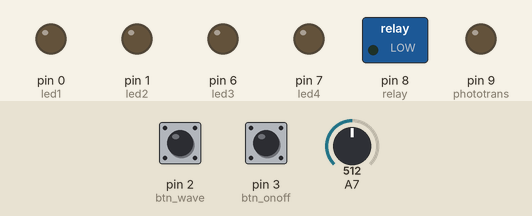
A sketch run on a simulated Arduino Nano, built with avr-gcc and run on an emulated ATmega328P. Shown: switched loads named in the sketch (green lamp = pin HIGH), output pins drawn as LEDs (lit = HIGH). The inputs (shaded band) are chosen by the test bench; at power-on: pin 3 (btn_onoff) HIGH, pin 2 (btn_wave) HIGH, A7 = 512. Pins used as bus, display or sensor lines are not drawn.

Above: at 1.2 s.
1.3 s: pin 3 (btn_onoff) pulled LOW for 0.15 s
At 1.38 s:
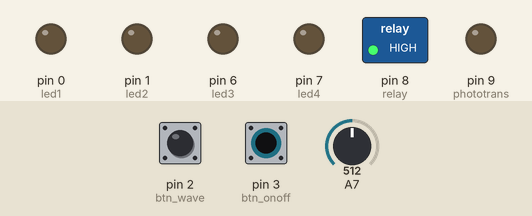
2.9 s: pin 2 (btn_wave) pulled LOW for 1 s
At 4.3 s:
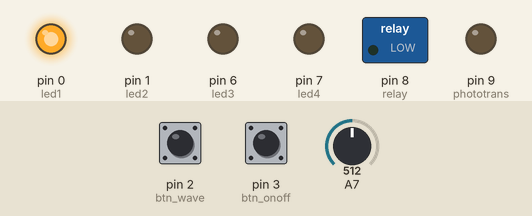
5.4 s: pin 3 (btn_onoff) pulled LOW for 1 s
At 6.2 s:
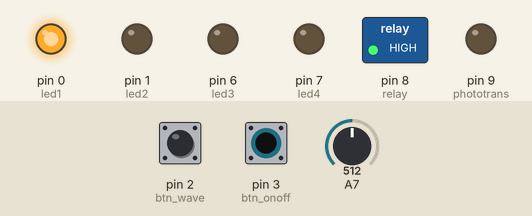
7.9 s: pin 2 (btn_wave) pulled LOW for 3.2 s
At 12.2 s:
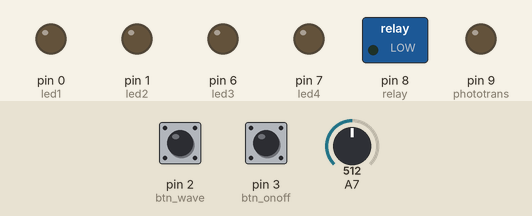
Timing chart, 0 to 13.6 s (numbered marks = the images above; inputs shaded):
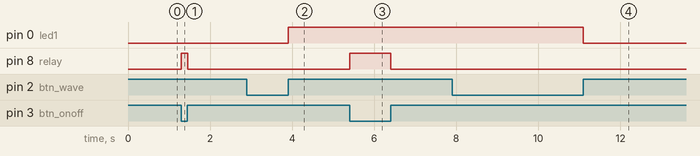

The sketch:

fastCOMP.ino
```cpp
#include <SPI.h>         // Remember this line!
#include <DAC_MCP49xx.h>
#include <math.h>
#include <EEPROM.h>


// The Arduino pin used for the slave select / chip select
#define SS_PIN 10

// Set up the DAC.
// First argument: DAC model (MCP4901, MCP4911, MCP4921)
// Second argument: SS pin (10 is preferred)
// (The third argument, the LDAC pin, can be left out if not used)
DAC_MCP49xx dac(DAC_MCP49xx::MCP4921, SS_PIN);

#define phototrans 9
#define relay 8
int delaytime = 20000;
#define led1 0
#define led2 1
#define led3 6
#define led4 7
#define STATE_NORMAL 0 //static const int  STATE_NORMAL = 0; // no button activity
#define STATE_SHORT 1 //static const int  STATE_SHORT  = 1; // short button press
#define STATE_LONG 2 //static const int  STATE_LONG  = 2; // long button press
volatile int  resultButton = 0; // global value set by checkButton()
#define btn_onoff 3
#define btn_wave 2

#define ratepot A0
#define depthpot A1
#define shiftpot A2
#define audioin A7
//#define audiosignal A3

long debouncing_time = 250; //Debouncing Time in Milliseconds
volatile unsigned long last_micros;
volatile unsigned long last_micros2;
volatile unsigned long last_micros3;
bool peakos = false;
int iii;
int led;
int i;
int b;
int enact = 1;
int wavetablelength = 512;
int relay_damper_ms = 10;
uint16_t h;
float prevData = 0;
float newData =0;
float peak;
int breaker = 1;
int rate;
int state = 0;
int hate = 0;
float val;
float low;
float SHORT1;
float Threshold = 200;
float RAWIN;
float adjust;
float attack = 1.0;
float input_bias = 0.68; //
float release =100;
bool comp_status_on ;
float peakValue;
int timer1_counter;
int16_t adc0, adc1, adc2, adc3;
const int SHORT1_AVG_SAMPLE = 500;     //Samples taken. More = Smoother but also slower.
//sample variables for smoothing (leave these alone)
int SHORT1_AVG_SAMP[SHORT1_AVG_SAMPLE] = {0}; //value of sample
int SHORT1_AVG_INDEX = 0;                   //number of sample from 1-[NUMSAMPLE]
int SHORT1_AVG_TOTAL = 0;
//----------------------------
//gate settings
int gate_on_response = 50; // difference between SHORT1 & 2 needed for gate to turn on
int SHORT1_SMOOTHING = 10; // SHORT1 Smoothing
int ROLLOFF = 10;  //SPEED THAT GATE SHUTS OFF (higher number = faster.)
float ratio = 0.05;
float working_ratio = 1;
int longButton=0;
float slope = 0.01;// roll off from peaks
/*
2:1 = 0.5
4:1 = 0.25
20:1 = 0.05

*/

bool rms = false;


void setup() {
///ads1115.begin();  // Initialize ads1115
    // Set the SPI frequency to 1 MHz (on 16 MHz Arduinos), to be safe.
  // DIV2 = 8 MHz works for me, though, even on a breadboard.
  // This is not strictly required, as there is a default setting.
  dac.setSPIDivider(SPI_CLOCK_DIV2);

  // Use "port writes", see the manual page. In short, if you use pin 10 for
  // SS (and pin 7 for LDAC, if used), this is much faster.
  // Also not strictly required (no setup() code is needed at all).
  dac.setPortWrite(true);
  // put your setup code here, to run once:
  pinMode(led1, OUTPUT);
  pinMode(led2, OUTPUT);
  pinMode(led3, OUTPUT);
  pinMode(led4, OUTPUT);

  pinMode(relay, OUTPUT); //relay
  pinMode(phototrans, OUTPUT); //relay


  pinMode(btn_wave, INPUT_PULLUP);
  attachInterrupt(digitalPinToInterrupt(btn_wave), checkButton, CHANGE); //FALLING? OR RISING? as a way to not have theinterupt triggering when depressed for a long time
  pinMode(btn_onoff, INPUT_PULLUP);
  attachInterrupt(digitalPinToInterrupt(btn_onoff), ONANDOFF, CHANGE);


const byte adcPin = 7;
  // setup fast continuous analog input sampling. Kudos go to https://meettechniek.info/embedded/arduino-analog.html
  // whenever a new reading is available, the routine defined by ISR(ADC_vect) is called.
  DIDR0 = 0x3F;            // digital input buffers disabled on all analog pins
  ADMUX =   adcPin;
  ADMUX = bit(REFS0) | (adcPin);      // measuring on ADC0, use 5v reference
  ADCSRA = 0xAC;           // AD-converter on, interrupt enabled, prescaler = 16  --> around 77k samples per
  ADCSRB = 0x40;           // AD channels MUX on, free running mode
  bitWrite(ADCSRA, 6, 1);  // Start the conversion by setting bit 6 (=ADSC) in ADCSRA
  sei();                   // set interrupt flag

digitalWrite(phototrans, LOW);
  //sine()d
led = EEPROM.read(1);
  //PORTB |= _BV(PB0);
switch (led) {
    case 1:
      ratio_2_1();
      break;

    case 2:
      ratio_5_1();
      break;

    case 3:
      ratio_8_1();
      break;

    case 4:
 ratio_20_1();
      break;
  }
}


extern "C" {
ISR(ADC_vect) {
 RAWIN = ADCL;    // store lower byte ADC
RAWIN += ADCH << 8;


RAWIN = 1024-RAWIN;


};
}

void loop() {
//---------------------------------------------*Dynamics-------------------------------------------


  switch (resultButton) {

  case STATE_NORMAL: {
  break;
  }

  case STATE_SHORT: {
  CHANGE_RATIO();
  resultButton=STATE_NORMAL;
  break;
  }

  case STATE_LONG: {
  PEAK_RMS(); //CHANGE FROM PEAK TO RMS ON LONG HOLD
  longButton++;
  resultButton=STATE_NORMAL;
  break;
  }
  }
 /*
if(rms){ RAWIN  =  RAWIN  * 0.7071;}   //RMS   1.3
//if(RAWIN<=0){RAWIN = 0;}if(RAWIN =>1024){RAWIN = 1024;}


if(RAWIN>20) // if short is over the threashold
{
PORTD |= _BV(PD0);
 //if status is off, turn it on, turn on LED

}else{ // should be else the signal over the Threshold
PORTD &= ~_BV(PD0);
}
 */
h=(RAWIN*ratio); //what is in the brackets is the compressed signal, total equation is the difference.

//if (h >4095){h=4095;}
//if (h <1){h=1;}

dac.output(h);
}


void ONANDOFF() {
if ((long)(micros() - last_micros) >= debouncing_time * 550) {
TOGGLE_HW_RELAY();
last_micros = micros();
}
}

void TOGGLE_HW_RELAY(){

digitalWrite(phototrans, HIGH);
delayMicroseconds(delaytime);
if (state == 0) {
      PORTB |= _BV(PB0); //8
      state = 1;
    }
    else {
      PORTB &= ~_BV(PB0); //8
      state = 0;
    }
delayMicroseconds(delaytime);
digitalWrite(phototrans, LOW);

 }

void PEAK_RMS(){
  if(!rms){rms=true;
PORTD |= _BV(PD0);

  }else{rms=false; PORTD &= ~_BV(PD0);}
  }


void CHANGE_RATIO() {
  if ((long)(micros() - last_micros2) >= debouncing_time * 150) {
    led++;
    if (led >= 5) {
      led = 1;
    }
  EEPROM.write(1, led);
    last_micros2 = micros();
  }
   //tri();
 switch (led) {
    case 1:
      ratio_2_1();
      break;

    case 2:
      ratio_5_1();
      break;

    case 3:
      ratio_8_1();
      break;

    case 4:

      ratio_20_1();
      break;
  }

}

void  ratio_2_1() {
//PORTD |= _BV(PD0);
//PORTD &= ~_BV(PD7);
ratio = 3.95;

}

void  ratio_5_1() {
ratio = 2.95;
PORTD |= _BV(PD1);
PORTD &= ~_BV(PD7);
//PORTD &= ~_BV(PD0);
}

void  ratio_8_1() {
ratio = 1.95;
PORTD |= _BV(PD6);
PORTD &= ~_BV(PD1);

}

void  ratio_20_1() {
ratio = 0.95;
PORTD |= _BV(PD7);
PORTD &= ~_BV(PD6);

}


void checkButton() {
  /*
  * This function implements software debouncing for a two-state button.
  * It responds to a short press and a long press and identifies between
  * the two states. Your sketch can continue processing while the button
  * function is driven by pin changes.
  */

  const unsigned long LONG_DELTA = 300000;               // hold seconds for a long press
  const unsigned long DEBOUNCE_DELTA = 3000;        // debounce time
  static int lastButtonStatus = HIGH;                                   // HIGH indicates the button is NOT pressed
  int buttonStatus;                                                                    // button atate Pressed/LOW; Open/HIGH
  static unsigned long longTime = 0, shortTime = 0; // future times to determine is button has been poressed a short or long time
  boolean Released = true, Transition = false;                  // various button states
  boolean timeoutShort = false, timeoutLong = false;    // flags for the state of the presses

  buttonStatus = digitalRead(2);                // read the button state on the pin "BUTTON_PIN"
  timeoutShort = (micros() > shortTime);                          // calculate the current time states for the button presses
  timeoutLong = (micros() > longTime);


  if (buttonStatus != lastButtonStatus) {                          // reset the timeouts if the button state changed
      shortTime = micros() + DEBOUNCE_DELTA;
      longTime = micros() + LONG_DELTA;
  }


  Transition = (buttonStatus != lastButtonStatus);        // has the button changed state
  Released = (Transition && (buttonStatus == HIGH)); // for input pullup circuit

  lastButtonStatus = buttonStatus;                                     // save the button status

  if ( ! Transition) {                                                                //without a transition, there's no change in input
  // if there has not been a transition, don't change the previous result
       resultButton =  STATE_NORMAL | resultButton;
       return;
  }


  if (timeoutLong && Released) {                                      // long timeout has occurred and the button was just released
       resultButton = STATE_LONG | resultButton;       // ensure the button result reflects a long press
  } else if (timeoutShort && Released) {                          // short timeout has occurred (and not long timeout) and button was just released
      resultButton = STATE_SHORT | resultButton;     // ensure the button result reflects a short press
  } else {                                                                                  // else there is no change in status, return the normal state
      resultButton = STATE_NORMAL | resultButton; // with no change in status, ensure no change in button status
  }
}
```

Measured:
- after the input at 1.3 s, pin 8 (relay): LOW → HIGH at once, → LOW 0.15 s later
- after the input at 2.9 s, pin 0 (led1): LOW → HIGH after 1.0 s
- after the input at 5.4 s, pin 8 (relay): LOW → HIGH at once, → LOW 1.0 s later
- after the input at 7.9 s, pin 0 (led1): HIGH → LOW after 3.2 s
